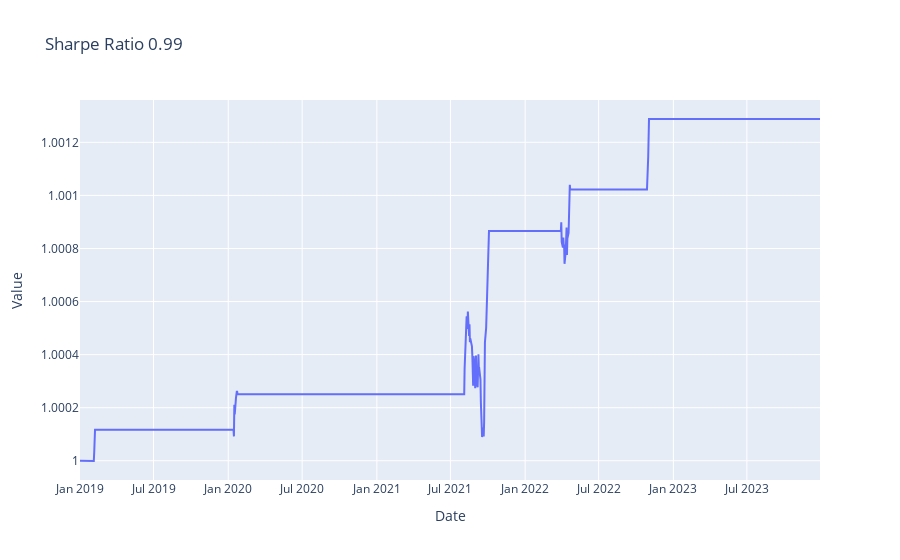

Notebook cell for this chart:
### Code cell
bt = Backtester( Trading(train,test),  ThresholdTradingPolicy(enter_long = 99.95, exit_long=99.99, enter_short = 100.05, exit_short = 100.025))
bt.summary()

### Figure 1 — Plotly figure (JSON) as saved in the notebook; plotly's stock layout.template omitted (floating-point values rounded to 4 significant figures; data arrays with more than 128 entries replaced by an {"elided": "..."} marker saying what was removed)
{"data": [{"mode": "lines", "type": "scatter", "x": {"elided": "1303 str values"}, "y": {"elided": "1303 float values"}}], "layout": {"title": {"text": "Sharpe Ratio 0.99"}, "xaxis": {"title": {"text": "Date"}}, "yaxis": {"title": {"text": "Value"}}}}
